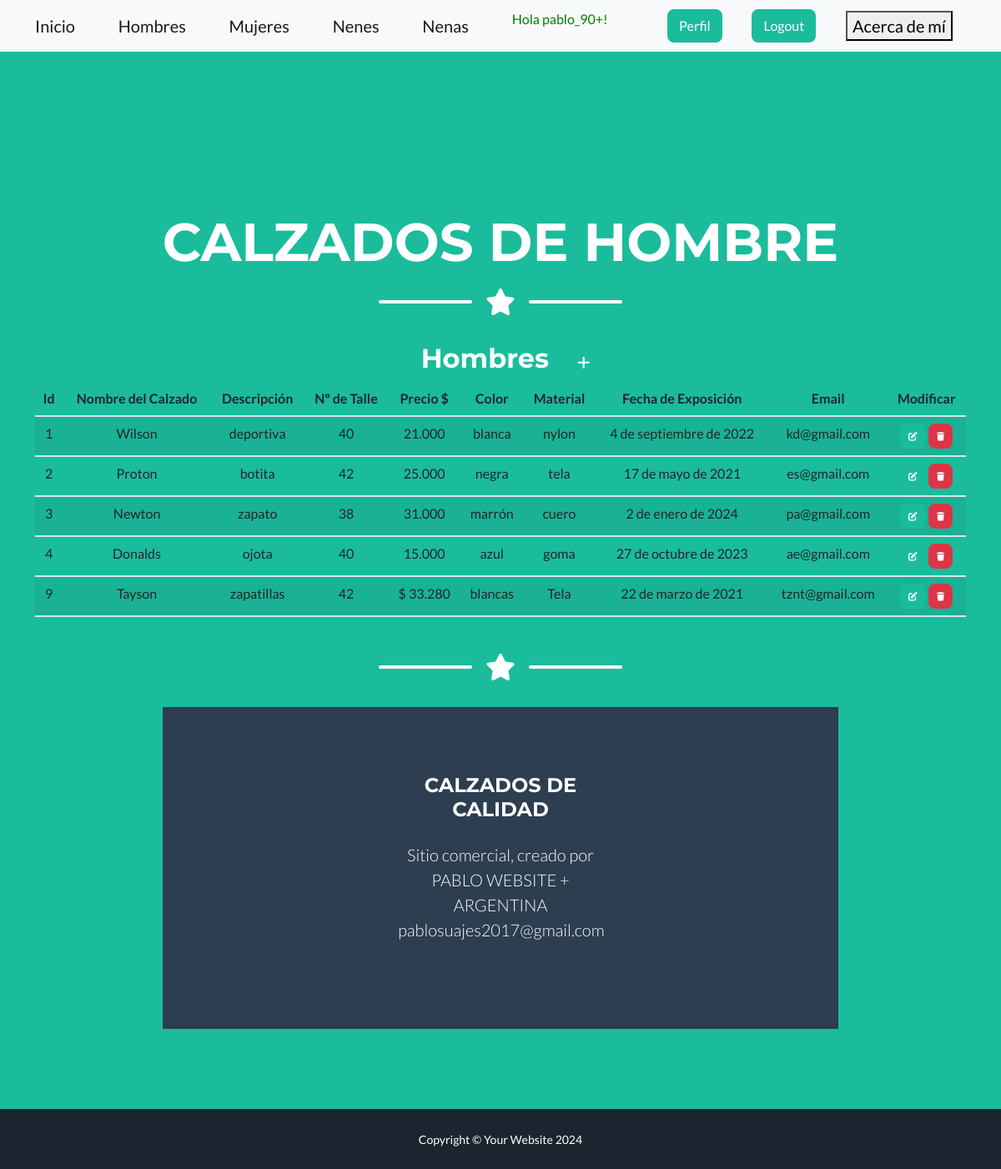
The app's page /calzados/hombres/ (signed in) with its own data.
### calzados/models.py (models this page shows, shortened)
class Hombres(models.Model):
    nombre = models.CharField(max_length=50)
    descripcion = models.CharField(max_length=50)
    talle = models.IntegerField()
    precio = models.CharField(max_length=50)
    color = models.CharField(max_length=20)
    material = models.CharField(max_length=50)
    fecha_Exposicion = models.DateField()
    email = models.EmailField()
    class Meta:
        verbose_name = "un Nombre de Hombres"
        verbose_name_plural = "Hombres"

### calzados/views.py (the view)
# urls.py: path('hombres/', hombres, name="hombres"),
@login_required
def hombres(request):
    contexto = {'hombres': Hombres.objects.all()}
    return render(request, "calzados/hombres.html", contexto)

### calzados/templates/calzados/hombres.html
{% extends 'calzados/home.html' %}
{% block titulo %}
    <h1 class="masthead-heading text-uppercase mb-0">Calzados de Hombre</h1>
{% endblock titulo %}
{% block contenido %}
<table>
    <tr>
        <td width="200"><h2>Hombres</h2></td>
        <td>
            <a
            href="{% url 'hombreCrear' %}"
            class="btn btn-primary btn-sm"
            ><i class="fa fa-plus fa-lg" title="Crear Publicación"> </i>
            </a>
        </td>
    </tr>
</table>
<table class="table table-striped">
    <thead>
        <tr>
            <th>Id</th>
            <th>Nombre del Calzado</th>
            <th>Descripción</th>
            <th>Nº de Talle</th>
            <th>Precio $</th>
            <th>Color</th>
            <th>Material</th>
            <th>Fecha de Exposición</th>
            <th>Email</th>
            <th>Modificar</th>
        </tr>
    </thead>
    <tbody>
{% for h in hombres  %}
        <tr>
            <td>{{ h.id }}</td>
            <td>{{ h.nombre }}</td>
            <td>{{ h.descripcion }}</td>
            <td>{{ h.talle }}</td>
            <td>{{ h.precio }}</td>
            <td>{{ h.color }}</td>
            <td>{{ h.material }}</td>
            <td>{{ h.fecha_Exposicion }}</td>
            <td>{{ h.email }}</td>
            <td>
                <a
                  href="{% url 'hombreActualizar' h.id %}"
                  class="btn btn-primary"
                  style="--bs-btn-padding-y: .25rem; --bs-btn-padding-x: .5rem; --bs-btn-font-size: .75rem;"
                  ><i class="fa fa-edit fa-sm" title="Editar"></i>
                </a>
                <a
                  href="{% url 'hombreBorrar' h.id %}"
                  class="btn btn-danger"
                  style="--bs-btn-padding-y: .25rem; --bs-btn-padding-x: .5rem; --bs-btn-font-size: .75rem;"
                  ><i class="fa fa-trash fa-sm" title="Eliminar"></i>
                </a>
              </td>
        </tr>
{% endfor %}
    </tbody>
</table>
{% endblock contenido %}

### calzados/templates/calzados/home.html (shortened to what this page needs)
<!DOCTYPE html>
<html lang="en">
    <head>
        {% load static %}
        <link href="{% static 'css/styles.css' %}" rel="stylesheet" />
        <link rel="stylesheet" href="https://cdnjs.cloudflare.com/ajax/libs/font-awesome/6.4.0/css/all.min.css">
    </head>
    <body id="page-top">
        <nav class="navbar navbar-light bg-light static-top">
            <div class="container">
                <a class="navbar-brand" href="{% url 'home' %}">Inicio</a>
                {% if user.is_authenticated %}
                    <a class="navbar-brand" href="{% url 'hombres' %}">Hombres</a>
                    <a class="navbar-brand" href="{% url 'mujeres' %}">Mujeres</a>
                    <a class="navbar-brand" href="{% url 'nenes' %}">Nenes</a>
                    <a class="navbar-brand" href="{% url 'nenas' %}">Nenas</a>
                    <p style="color:green">Hola {{user.username}}!</p>
                    <a class="btn btn-primary" href="{% url 'editar_perfil' %}">Perfil</a>
                    <a class="btn btn-primary" href="{% url 'logout' %}">Logout</a>
                    <a class="navbar-brand" href="{% url 'acerca_de_mi' %}"><button>Acerca de mí</button></a>
                {% else %}
                    <a class="btn btn-primary" href="{% url 'login' %}">Login</a>
                    <a class="btn btn-success" href="{% url 'registro' %}">Registro</a>
                {% endif %}
            </div>
        </nav>
        <header class="masthead bg-primary text-white text-center">
            <div class="container d-flex align-items-center flex-column">
                {% block titulo %}{% endblock titulo %}
                <div class="divider-custom divider-light">
                    <div class="divider-custom-line"></div>
                    <div class="divider-custom-icon"><i class="fas fa-star"></i></div>
                    <div class="divider-custom-line"></div>
                </div>
                {% block contenido %}
                {% endblock contenido %}
                <div class="divider-custom divider-light">
                    <div class="divider-custom-line"></div>
                    <div class="divider-custom-icon"><i class="fas fa-star"></i></div>
                    <div class="divider-custom-line"></div>
                </div>
                 <footer class="footer text-center">
                   <div class="container">
                    <div class="row">
                    <div class="col-lg-4 mb-5 mb-lg-0">
                    </div>
                    <div class="col-lg-4">
                        <h4 class="text-uppercase mb-4">Calzados de Calidad</h4>
                        <p class="lead mb-0">
                            Sitio comercial, creado por PABLO WEBSITE + ARGENTINA pablosuajes2017@gmail.com
                        </p>
                </div>
            </div>
        </header>
        <div class="copyright py-4 text-center text-white">
            <div class="container"><small>Copyright &copy; Your Website 2024</small></div>
        </div>
    </body>
</html>

### records on screen
Hombres: id "1", nombre "Wilson", descripcion "deportiva", talle "40", precio "21.000", color "blanca", material "nylon", fecha_Exposicion "4 de septiembre de 2022", email "kd@gmail.com"
Hombres: id "2", nombre "Proton", descripcion "botita", talle "42", precio "25.000", color "negra", material "tela", fecha_Exposicion "17 de mayo de 2021", email "es@gmail.com"
Hombres: id "3", nombre "Newton", descripcion "zapato", talle "38", precio "31.000", color "marrón", material "cuero", fecha_Exposicion "2 de enero de 2024", email "pa@gmail.com"
Hombres: id "4", nombre "Donalds", descripcion "ojota", talle "40", precio "15.000", color "azul", material "goma", fecha_Exposicion "27 de octubre de 2023", email "ae@gmail.com"
Hombres: id "9", nombre "Tayson", descripcion "zapatillas", talle "42", precio "$ 33.280", color "blancas", material "Tela", fecha_Exposicion "22 de marzo de 2021", email "tznt@gmail.com"

### other values on screen
{{ user.username }} "pablo_90+"
